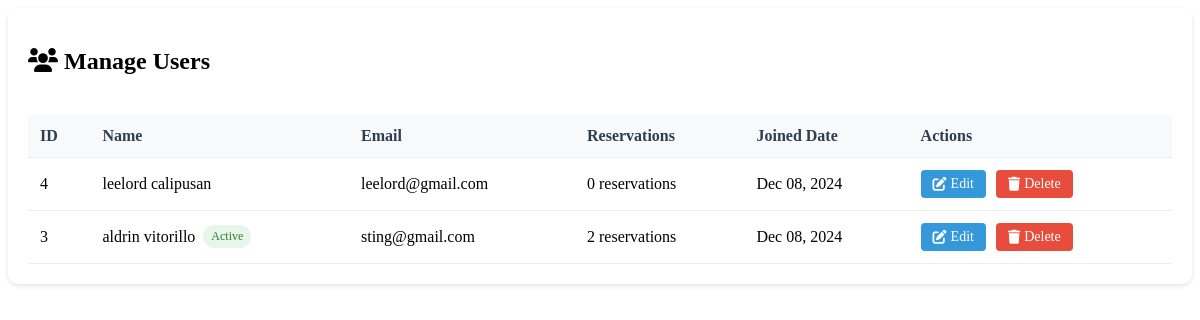
The page /ADMIN/manage_users.php on the database as committed earlier.
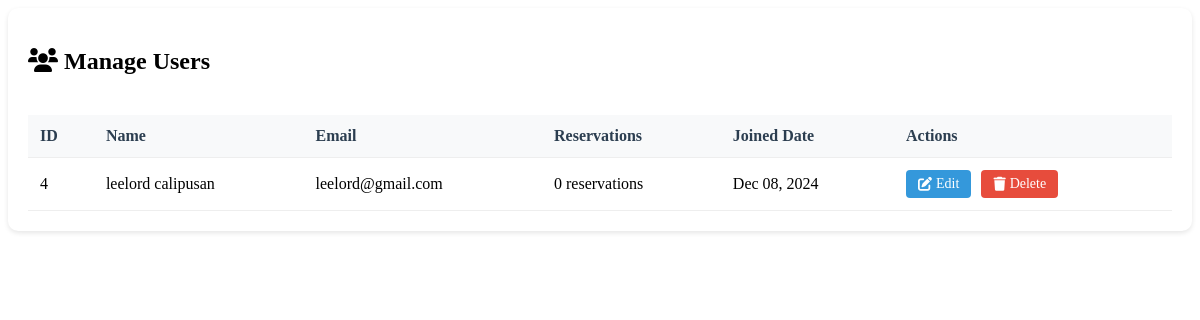
The same page on the database as committed later.
### tables this page shows
CREATE TABLE `users` (
  `id` int(11) NOT NULL,
  `name` varchar(50) NOT NULL,
  `lastname` varchar(50) NOT NULL,
  `email` varchar(100) NOT NULL,
  `password` varchar(255) NOT NULL,
  `created_at` timestamp NOT NULL DEFAULT current_timestamp()
);

### ADMIN/manage_users.php (the view, shortened to what this page needs)
<?php
require_once '../includes/db_connection.php';
$sql = "SELECT u.*,
        (SELECT COUNT(*) FROM reservations WHERE user_id = u.id) as reservation_count
        FROM users u
        ORDER BY u.created_at DESC";
$result = $conn->query($sql);
if ($result === false) {
    $error_message = "Error fetching users: " . $conn->error;
} else {
    $users = $result->fetch_all(MYSQLI_ASSOC);
}
?>
<!DOCTYPE html>
<html lang="en">
<head>
    <link rel="stylesheet" href="https://cdnjs.cloudflare.com/ajax/libs/font-awesome/6.0.0/css/all.min.css">
</head>
<body>
    <div class="user-management">
        <div class="actions-bar">
            <h2><i class="fas fa-users"></i> Manage Users</h2>
            <a href="add_user.php" class="add-user-btn">
                <i class="fas fa-user-plus"></i> Add New User
            </a>
        </div>
        <?php if (isset($users) && count($users) > 0): ?>
            <div class="table-responsive">
                <table class="user-table">
                    <thead>
                        <tr>
                            <th>ID</th>
                            <th>Name</th>
                            <th>Email</th>
                            <th>Reservations</th>
                            <th>Joined Date</th>
                            <th>Actions</th>
                        </tr>
                    </thead>
                    <tbody>
                        <?php foreach ($users as $user): ?>
                            <tr>
                                <td><?php echo htmlspecialchars($user['id']); ?></td>
                                <td>
                                    <div class="user-status">
                                        <?php echo htmlspecialchars($user['name'] . ' ' . $user['lastname']); ?>
                                        <?php if ($user['reservation_count'] > 0): ?>
                                            <span class="status-badge">Active</span>
                                        <?php endif; ?>
                                    </div>
                                </td>
                                <td><?php echo htmlspecialchars($user['email']); ?></td>
                                <td><?php echo $user['reservation_count']; ?> reservations</td>
                                <td><?php echo date('M d, Y', strtotime($user['created_at'])); ?></td>
                                <td>
                                    <div class="user-actions">
                                        <a href="edit_user.php?id=<?php echo $user['id']; ?>" class="btn btn-edit">
                                            <i class="fas fa-edit"></i> Edit
                                        </a>
                                        <a href="delete_user.php?id=<?php echo $user['id']; ?>"
                                           class="btn btn-delete"
                                           onclick="return confirm('Are you sure you want to delete this user? This will also delete all their reservations.');">
                                            <i class="fas fa-trash"></i> Delete
                                        </a>
                                    </div>
                                </td>
                            </tr>
                        <?php endforeach; ?>
                    </tbody>
                </table>
            </div>
        <?php endif; ?>
    </div>
</body>
</html>

### ADMIN/manage_users.php (style rules this page uses)
.user-management { background: white; border-radius: 10px; box-shadow: 0 2px 5px rgba(0,0,0,0.1); padding: 20px; }
.actions-bar { display: flex; justify-content: space-between; align-items: center; margin-bottom: 20px; }
.add-user-btn { background: var(--secondary-color); color: white; padding: 10px 20px; border-radius: 5px; text-decoration: none; display: inline-flex; align-items: center; gap: 8px; transition: background-color 0.3s; }
.user-table { width: 100%; border-collapse: collapse; margin-top: 20px; }
.user-table th, .user-table td { padding: 12px; text-align: left; border-bottom: 1px solid #eee; }
.user-table th { background-color: #f8f9fa; font-weight: 600; color: #2c3e50; }
.user-actions { display: flex; gap: 10px; }
.btn { padding: 6px 12px; border-radius: 4px; text-decoration: none; font-size: 14px; display: inline-flex; align-items: center; gap: 4px; }
.btn-edit { background: #3498db; color: white; }
.btn-delete { background: #e74c3c; color: white; }
.user-status { display: flex; align-items: center; gap: 8px; }
.status-badge { padding: 4px 8px; border-radius: 12px; font-size: 12px; background: #e8f5e9; color: #2e7d32; }

Rows that differ between the two databases and show on the page:
removed users: id "3", name+lastname "aldrin vitorillo", shows "Active", email "sting@gmail.com", reservation_count "2", created_at "Dec 08, 2024"
